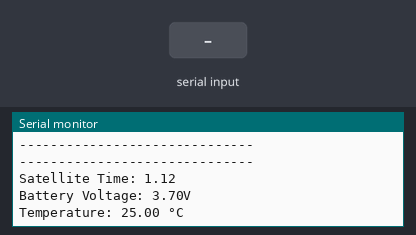
A sketch run on a simulated Arduino Uno, built with avr-gcc and run on an emulated ATmega328P. Shown: the last lines printed to the serial monitor. Inputs (shaded band) come from the test bench.

Above: at 1.2 s.
1.3 s: "a\n" received over Serial
At 3.1 s:
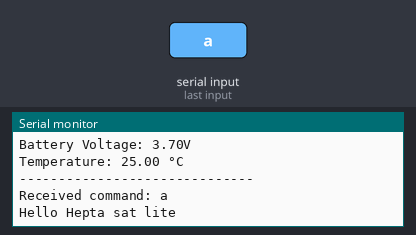
3.8 s: "1\n" received over Serial
At 5.3 s:
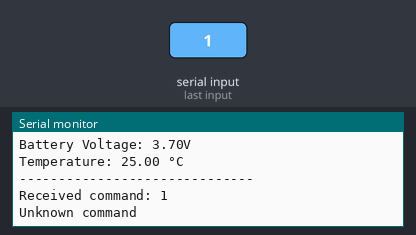
Timing chart, 0 to 6.8 s (numbered marks = the images above; inputs shaded):
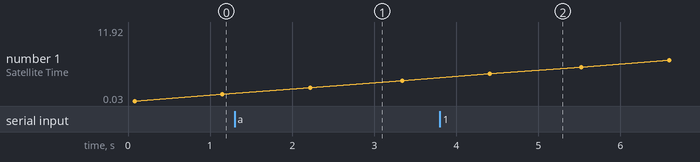

The sketch:

Lab1-10_Create_Satellite_Program_step1_Q.ino
```cpp
const float bat_vol = 3.7; // Battery voltage in volts
const float temperature = 25.0; // Temperature in degrees Celsius

bool is_cmd_received(void);
char get_cmd(void);

void setup() {
  Serial.begin(9600);
  Serial.println();
  Serial.println("Lab1-03_create_satellite_program_setp2_Q");
}

void loop() {
  Serial.println("------------------------------");
  Serial.print("Satellite Time: ");
  Serial.println(millis() / 1000.0, 2); // Print time
  Serial.print("Battery Voltage: ");
  Serial.print(bat_vol);
  Serial.println("V");
  Serial.print("Temperature: ");
  Serial.print(temperature);
  Serial.println(" °C");
  Serial.println("------------------------------");

  if (is_cmd_received()) {
    char cmd = get_cmd();

    if (cmd != '\0') {
      Serial.print("Received command: ");
      Serial.println(cmd);

      // Process the command and respond accordingly
      switch (cmd) {
        case 'a':
          Serial.println("Hello Hepta sat lite");


          break;
        default:
          Serial.println("Unknown command");
          break;
      }
    }
  }
  delay(1000);
}

bool is_cmd_received(void) {
  // Check if there is any data available in the serial buffer
  return Serial.available() > 0;
}

char get_cmd(void) {
  // Read one command character and ignore line endings from Serial Monitor.
  while (is_cmd_received()) {
    char received_char = Serial.read();
    if (received_char != '\r' && received_char != '\n') {
      return received_char;
    }
  }
  return '\0'; // Return null character if no data is available
}
```

Measured:
- after the input at 1.3 s, the serial monitor: prints a new line after 1.0 s (image 1)
- after the input at 3.8 s, the serial monitor: prints a new line after 0.72 s (image 2)
- plotted number 1: 1.12 → 3.31 after the input at 1.3 s, 3.31 → 11.92 after the input at 3.8 s
